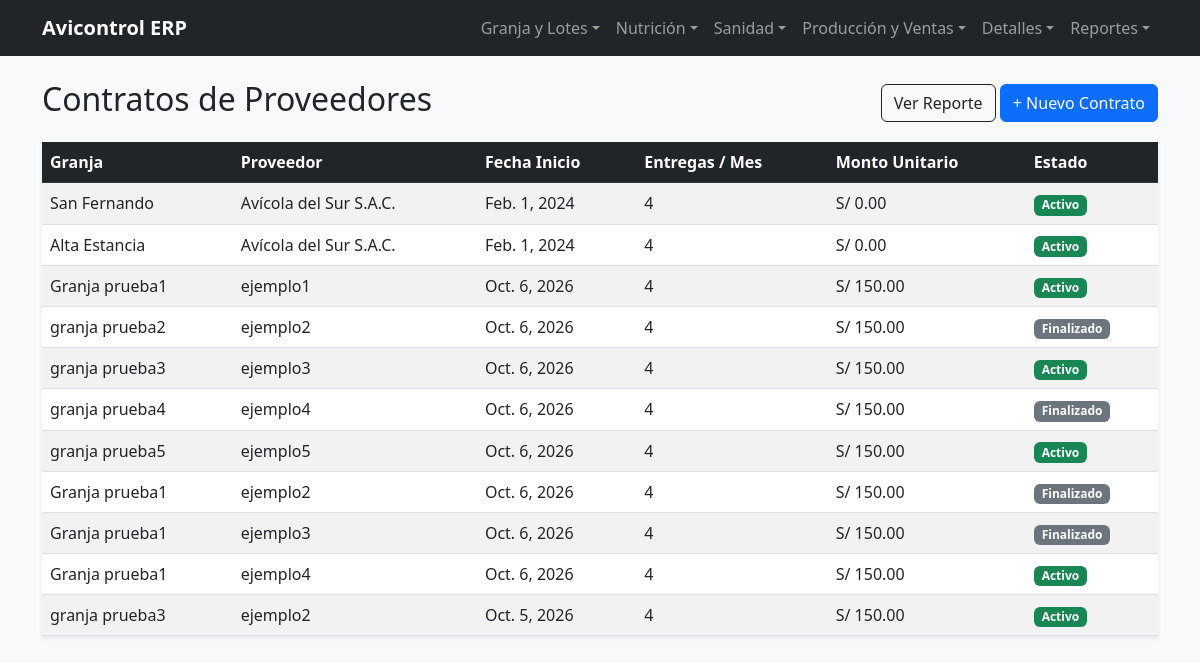
/granjas/contratos/, run on the app's committed database.
### granjas/models.py (models this page shows, shortened)
class ContratoProveedor(models.Model):
    ESTADO_CHOICES = [
        ('ACTIVO', 'Activo'),
        ('FINALIZADO', 'Finalizado'),
    ]
    granja = models.ForeignKey(Granja, on_delete=models.CASCADE, verbose_name="Granja")
    proveedor = models.ForeignKey(Proveedor, on_delete=models.PROTECT, verbose_name="Proveedor")
    fecha_inicio = models.DateField(verbose_name="Fecha de Inicio")
    estado_contrato = models.CharField(max_length=20, choices=ESTADO_CHOICES, default='ACTIVO', verbose_name="Estado")
    cantidad_entregas_mensuales = models.PositiveIntegerField(
        default=4, verbose_name="Entregas Mensuales Pactadas"
    )
    monto_unitario = models.DecimalField(
        max_digits=8, decimal_places=2, default=0,
        verbose_name="Monto Unitario por Entrega (S/)"
    )
    class Meta:
        verbose_name = "Contrato de Proveedor"
        verbose_name_plural = "Contratos de Proveedores"

class Granja(models.Model):
    nombre = models.CharField(max_length=100, verbose_name="Nombre de la Granja")
    direccion = models.CharField(max_length=200, verbose_name="Dirección")
    capacidad_total = models.PositiveIntegerField(verbose_name="Capacidad Total (Aves)")
    fecha_registro = models.DateField(auto_now_add=True, verbose_name="Fecha de Registro")
    proveedores = models.ManyToManyField(
        'Proveedor',
        through='ContratoProveedor',
        related_name='granjas'
    )
    objects = GranjaQuerySet.as_manager()
    class Meta:
        verbose_name = "Granja"
        verbose_name_plural = "Granjas"
        ordering = ['-id']

class Proveedor(models.Model):
    razon_social = models.CharField(max_length=150, verbose_name="Razón Social")
    ruc = models.CharField(max_length=11, unique=True, verbose_name="RUC")
    telefono = models.CharField(max_length=15, verbose_name="Teléfono")
    email = models.EmailField(blank=True, null=True, verbose_name="Correo Electrónico")
    cupos_disponibles = models.PositiveIntegerField(
        default=10,
        verbose_name="Cupos Disponibles para Nuevos Contratos"
    )
    class Meta:
        verbose_name = "Proveedor"
        verbose_name_plural = "Proveedores"
        ordering = ['-id']

### granjas/views.py (the view)
# urls.py: path('contratos/', views.contrato_list, name='contrato_list'),
def contrato_list(request):
    contratos = ContratoProveedor.objects.select_related('granja', 'proveedor').all()
    return render(request, 'granjas/contrato_list.html', {'contratos': contratos})

### granjas/templates/granjas/contrato_list.html (shortened to what this page needs)
{% extends 'granjas/base.html' %}
{% block content %}
<div class="d-flex justify-content-between align-items-center mb-3">
    <h2>Contratos de Proveedores</h2>
    <div>
        <a href="{% url 'granjas:reporte_proveedores' %}" class="btn btn-outline-dark">Ver Reporte</a>
        <a href="{% url 'granjas:contrato_create' %}" class="btn btn-primary">+ Nuevo Contrato</a>
    </div>
</div>
<table class="table table-striped table-hover shadow-sm">
    <thead class="table-dark">
        <tr>
            <th>Granja</th>
            <th>Proveedor</th>
            <th>Fecha Inicio</th>
            <th>Entregas / Mes</th>
            <th>Monto Unitario</th>
            <th>Estado</th>
        </tr>
    </thead>
    <tbody>
        {% for contrato in contratos %}
        <tr>
            <td>{{ contrato.granja.nombre }}</td>
            <td>{{ contrato.proveedor.razon_social }}</td>
            <td>{{ contrato.fecha_inicio }}</td>
            <td>{{ contrato.cantidad_entregas_mensuales }}</td>
            <td>S/ {{ contrato.monto_unitario|floatformat:2 }}</td>
            <td>
                <span class="badge {% if contrato.estado_contrato == 'ACTIVO' %}bg-success{% else %}bg-secondary{% endif %}">
                    {{ contrato.get_estado_contrato_display }}
                </span>
            </td>
        </tr>
        {% empty %}
        <tr><td colspan="6" class="text-center">No hay contratos registrados.</td></tr>
        {% endfor %}
    </tbody>
</table>
{% endblock %}

### data on the page
ContratoProveedor: granja.nombre "San Fernando", proveedor.razon_social "Avícola del Sur S.A.C.", fecha_inicio "Feb. 1, 2024", cantidad_entregas_mensuales "4", monto_unitario "0.00", estado_contrato "Activo"
ContratoProveedor: granja.nombre "Alta Estancia", proveedor.razon_social "Avícola del Sur S.A.C.", fecha_inicio "Feb. 1, 2024", cantidad_entregas_mensuales "4", monto_unitario "0.00", estado_contrato "Activo"
ContratoProveedor: granja.nombre "Granja prueba1", proveedor.razon_social "ejemplo1", fecha_inicio "Oct. 6, 2026", cantidad_entregas_mensuales "4", monto_unitario "150.00", estado_contrato "Activo"
ContratoProveedor: granja.nombre "granja prueba2", proveedor.razon_social "ejemplo2", fecha_inicio "Oct. 6, 2026", cantidad_entregas_mensuales "4", monto_unitario "150.00", estado_contrato "Finalizado"
ContratoProveedor: granja.nombre "granja prueba3", proveedor.razon_social "ejemplo3", fecha_inicio "Oct. 6, 2026", cantidad_entregas_mensuales "4", monto_unitario "150.00", estado_contrato "Activo"
ContratoProveedor: granja.nombre "granja prueba4", proveedor.razon_social "ejemplo4", fecha_inicio "Oct. 6, 2026", cantidad_entregas_mensuales "4", monto_unitario "150.00", estado_contrato "Finalizado"
ContratoProveedor: granja.nombre "granja prueba5", proveedor.razon_social "ejemplo5", fecha_inicio "Oct. 6, 2026", cantidad_entregas_mensuales "4", monto_unitario "150.00", estado_contrato "Activo"
ContratoProveedor: granja.nombre "Granja prueba1", proveedor.razon_social "ejemplo2", fecha_inicio "Oct. 6, 2026", cantidad_entregas_mensuales "4", monto_unitario "150.00", estado_contrato "Finalizado"
ContratoProveedor: granja.nombre "Granja prueba1", proveedor.razon_social "ejemplo3", fecha_inicio "Oct. 6, 2026", cantidad_entregas_mensuales "4", monto_unitario "150.00", estado_contrato "Finalizado"
ContratoProveedor: granja.nombre "Granja prueba1", proveedor.razon_social "ejemplo4", fecha_inicio "Oct. 6, 2026", cantidad_entregas_mensuales "4", monto_unitario "150.00", estado_contrato "Activo"
ContratoProveedor: granja.nombre "granja prueba3", proveedor.razon_social "ejemplo2", fecha_inicio "Oct. 5, 2026", cantidad_entregas_mensuales "4", monto_unitario "150.00", estado_contrato "Activo"
